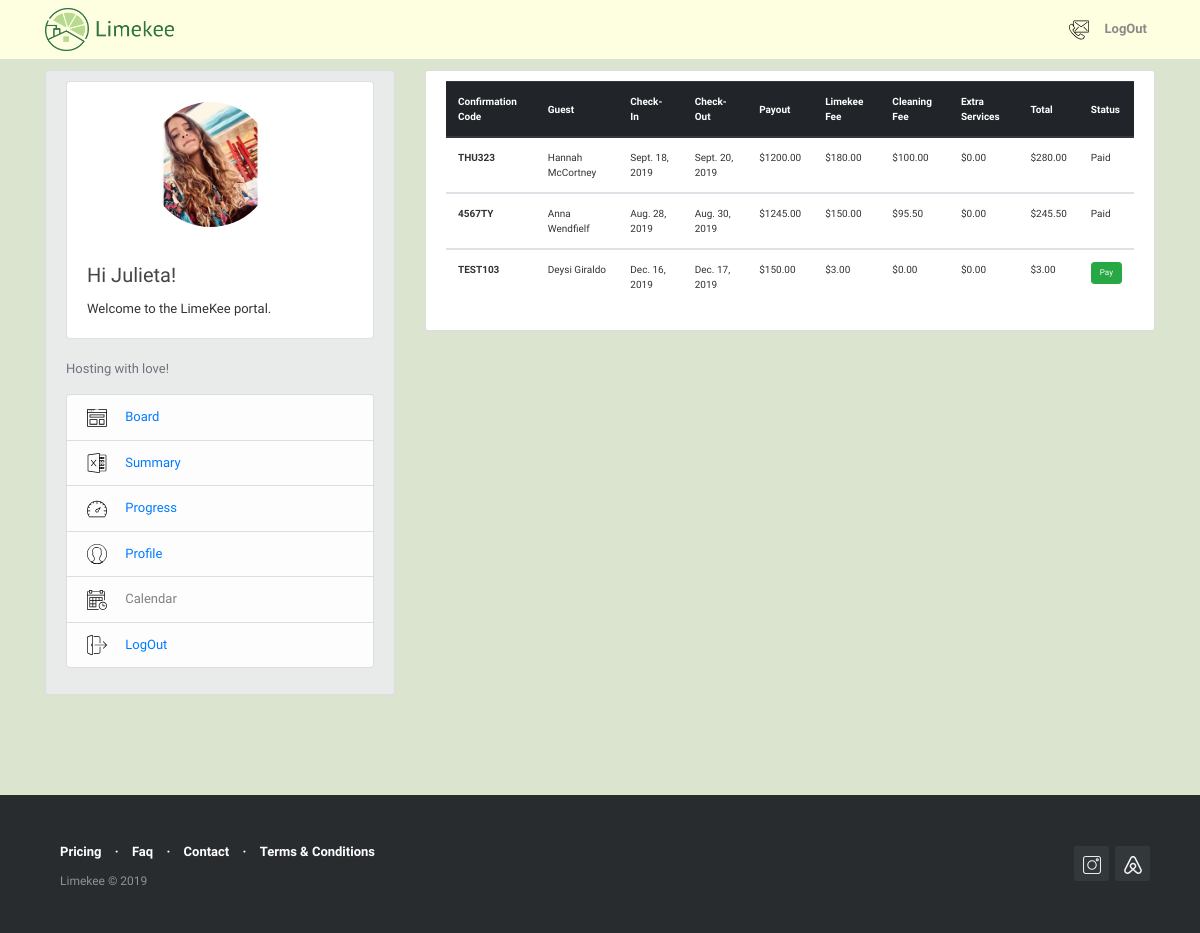
The page /reservation/reservations_summary/ (signed in) on the database as committed earlier.
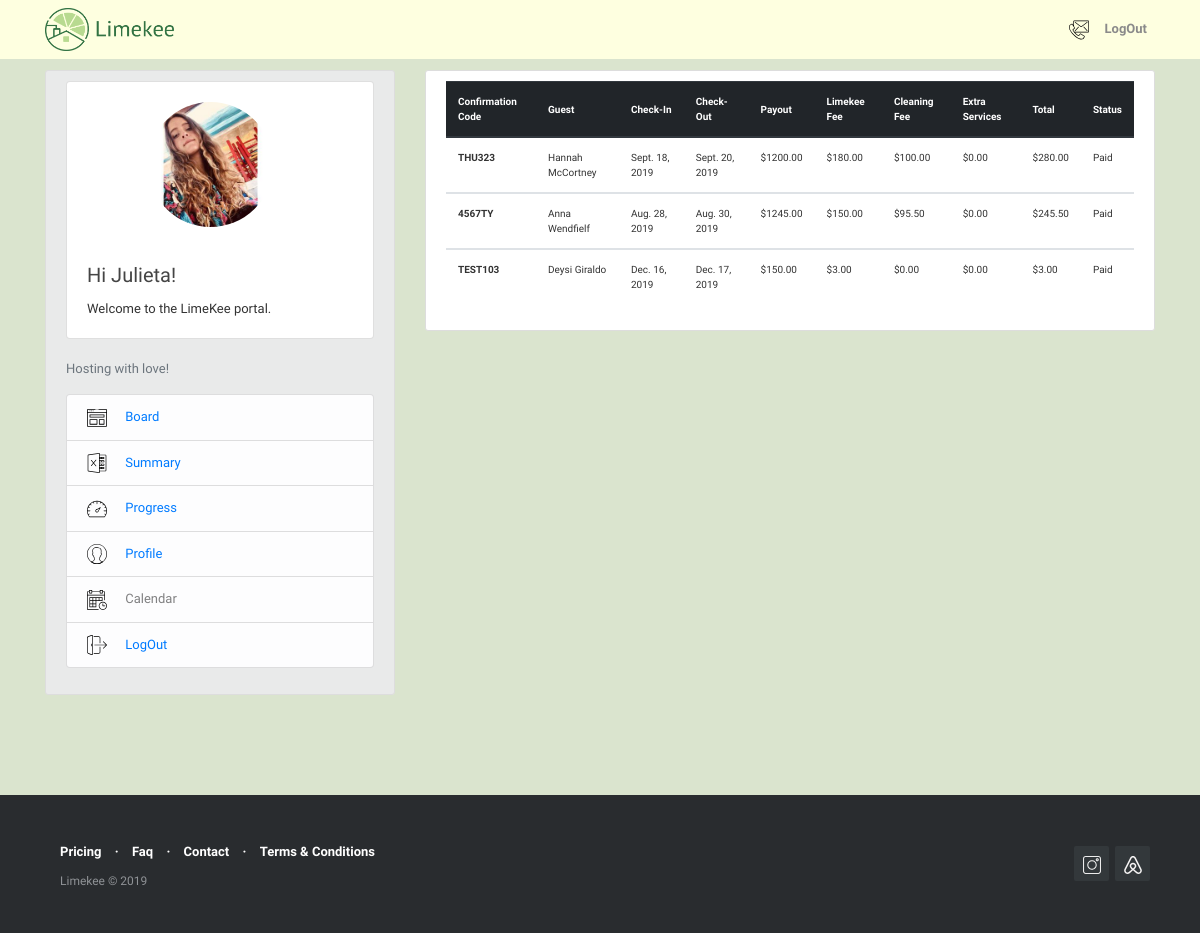
The same page on the database as committed later.
### reservations/models.py (models this page shows, shortened)
class Reservations(models.Model):
    confirmation_code = models.CharField(max_length=12, primary_key=True)
    host = models.ForeignKey(User, on_delete=models.CASCADE)
    guest = models.CharField(max_length=120)
    check_in = models.DateField(default=date.today)
    check_out = models.DateField(default=date.today)
    price = models.DecimalField(decimal_places=2, max_digits=1000)
    limekee_fee = models.DecimalField(decimal_places=2, max_digits=1000, blank=True, null=False, default=0)
    cleaning_fee = models.DecimalField (decimal_places=2, max_digits=1000, blank=True, null=False, default=0)
    extra_fee = models.DecimalField (decimal_places=2, max_digits=1000, blank=True, null=False, default=0)
    total_due = models.DecimalField( decimal_places=2, max_digits=1000, default=0)
    notes = models.TextField(blank=True,null=False)
    paid = models.BooleanField(default=False)
    @property
    def total_due(self):
        return (self.limekee_fee + self.cleaning_fee + self.extra_fee)
    class Meta:
        permissions = [
            ("create_reservation", "Can create new reservation"),
        ]

### reservations/views.py (the view)
# urls.py: path('reservations_summary/', views.summary, name='reservations-summary'),
@login_required()
def summary (request):
    my_user_profile = User.objects.filter(username=request.user).first()
    context = {
        'reservations': Reservations.objects.filter(host=my_user_profile)
        }
    return render(request, 'reservations/reservations_summary.html', context )

### reservations/templates/reservations/reservations_summary.html
{% extends "blog/base.html" %}
{% block content %}
        <div class="col-md-14">
          <div class="content-section">
              <div class="table-responsive" style="font-size: 10px">
              <table class="table table-hover">
                  <thead class="thead-dark">
                      <tr>
                          <th scope="col" class="align-middle">Confirmation Code</th>
                          <th scope="col" class="align-middle">Guest</th>
                          <th scope="col" class="align-middle">Check-In</th>
                          <th scope="col" class="align-middle">Check-Out</th>
                          <th scope="col" class="align-middle">Payout</th>
                          <th scope="col" class="align-middle">Limekee Fee</th>
                          <th scope="col" class="align-middle">Cleaning Fee</th>
                          <th scope="col" class="align-middle">Extra Services</th>
                          <th scope="col" class="align-middle">Total</th>
                          <th scope="col" class="align-middle">Status </th>
                      </tr>
                  </thead>
                  {% for reservation in reservations %}
                  <tbody>
                      <tr>
                          <th scope="row">{{ reservation.confirmation_code }}</th>
                          <td>{{ reservation.guest }}</td>
                          <td>{{ reservation.check_in }}</td>
                          <td>{{ reservation.check_out }}</td>
                          <td>${{ reservation.price }}</td>
                          <td>${{ reservation.limekee_fee }}</td>
                          <td>${{ reservation.cleaning_fee }}</td>
                          <td>${{ reservation.extra_fee }}</td>
                          <td>${{ reservation.total_due }}</td>
                          {% if reservation.paid  %}
                          <td>Paid</td>
                          {% else %}
                          <td>
                              <a href="{% url 'reservation-detail' reservation.pk %}">
                                <button type="button" class="btn btn-success btn-sm" style="font-size:8px">Pay</button>
                              </a>
                          </td>
                          {% endif %}
                     </tr>
                 </tbody>
                 {% endfor %}
             </table>
             </div>
           </div>
         </div>
{% endblock content %}

Rows that differ between the two databases and show on the page:
changed Reservations "TEST103": paid "Pay" → "Paid"
